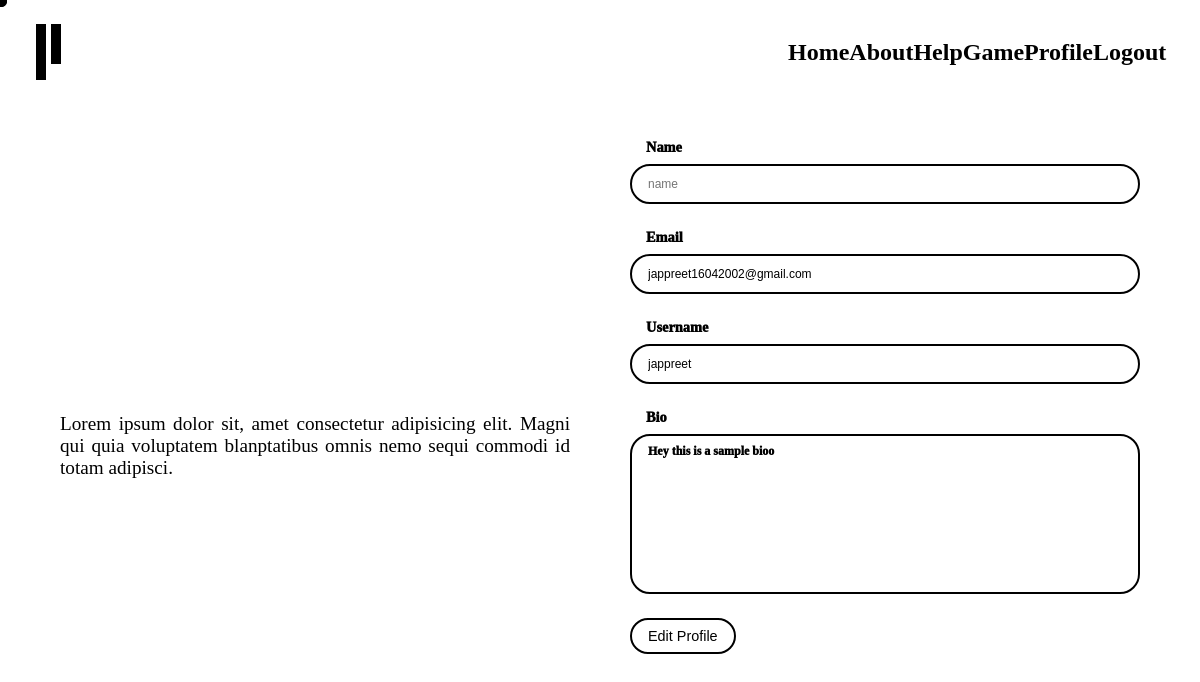
The app's page /members/edit-profile/ (signed in), older data.
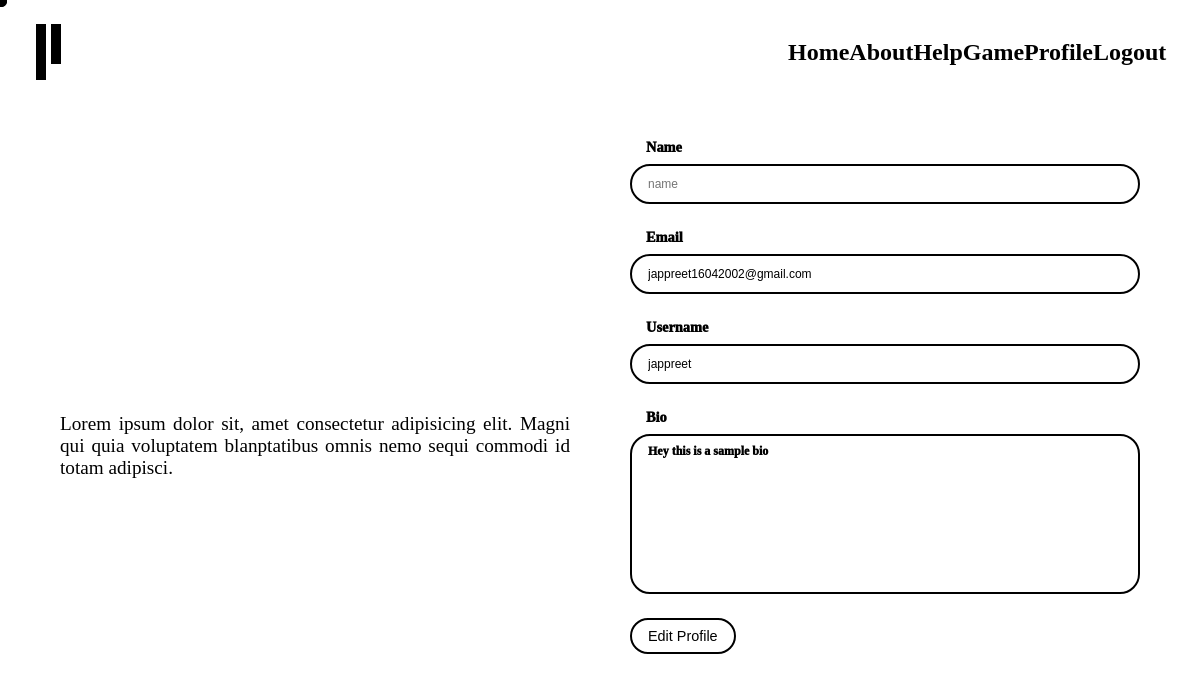
The same page, newer data.
### members/models.py (models this page shows, shortened)
class Profile(models.Model):
  id = models.UUIDField(default=uuid.uuid4, unique=True, primary_key=True, editable=False)
  user = models.OneToOneField(User, on_delete=models.CASCADE)
  username = models.CharField(max_length=200, blank=True, null=True)
  name = models.CharField(max_length=200, blank=True, null=True)
  email = models.EmailField(max_length=500, blank=True)
  bio = models.TextField(blank=True, null=True)
  created = models.DateTimeField(auto_now_add=True)

### members/views.py (the view)
# urls.py: path('edit-profile/', views.editProfile, name="edit-profile"),
def editProfile(request):
  if request.user.is_authenticated:
    profile = request.user.profile
    form = ProfileForm(instance=profile)
    if request.method == 'POST':
      form = ProfileForm(request.POST, instance=profile)
      if form.is_valid():
        form.save()
        messages.success(request, 'Profile updated successfully')
        return redirect('profile')
    context = {'form': form}
    return render(request, 'profile_form.html', context)
  else:
    messages.info(request, 'You must be logged in to access this page')
    return redirect('login')

### members/forms.py
class ProfileForm(ModelForm):
  class Meta:
    model = Profile
    fields = ('name', 'email', 'username', 'bio')
  def __init__(self, *args, **kwargs):
    super(ProfileForm, self).__init__(*args, **kwargs)
    self.fields['name'].widget.attrs['class'] = 'input input--text'
    self.fields['name'].widget.attrs['placeholder'] = 'name'
    self.fields['email'].widget.attrs['class'] = 'input input--text'
    self.fields['email'].widget.attrs['placeholder'] = 'email'
    self.fields['username'].widget.attrs['class'] = 'input input--text'
    self.fields['username'].widget.attrs['placeholder'] = 'username'
    self.fields['bio'].widget.attrs['class'] = 'input input--text'
    self.fields['bio'].widget.attrs['placeholder'] = 'bio'
    for name, field in self.fields.items():
      field.widget.attrs.update({'class': 'input'})

### templates/profile_form.html (shortened to what this page needs)
{% extends 'main.html' %} {% block content %}
<section class="signupin">
  <div class="signupin-container">
    <div class="signupin__heading">
      <h4>
        <div class="overflow">
        </div>
      </h4>
      <h1>
        <div class="overflow">
        </div>
      </h1>
      <p class="signupin__heading--salute">
        Lorem ipsum dolor sit, amet consectetur adipisicing elit. Magni qui quia
        voluptatem blanptatibus omnis nemo sequi commodi id totam adipisci.
      </p>
    </div>
    <div class="forms">
      <form
        method="POST"
        class="form"
        enctype="multipart/form-data"
        data-swup-form
      >
        {% csrf_token %} {% for field in form %}
        <div class="form--field">
          <div class="form--field-embed">
            <label class="form--label">{{field.label}}</label>
            {{field}}
          </div>
        </div>
         {% endfor %}
        <span class="btn--wrapper">
          <button class="action-btn" type="submit">Edit Profile</button>
        </span>
      </form>
    </div>
  </div>
</section>
{% endblock content %}

Row changes from the older to the newer data that the page shows:
changed Profile "jappreet16042002@gmail.com": bio "Hey this is a sample bioo" → "Hey this is a sample bio"
